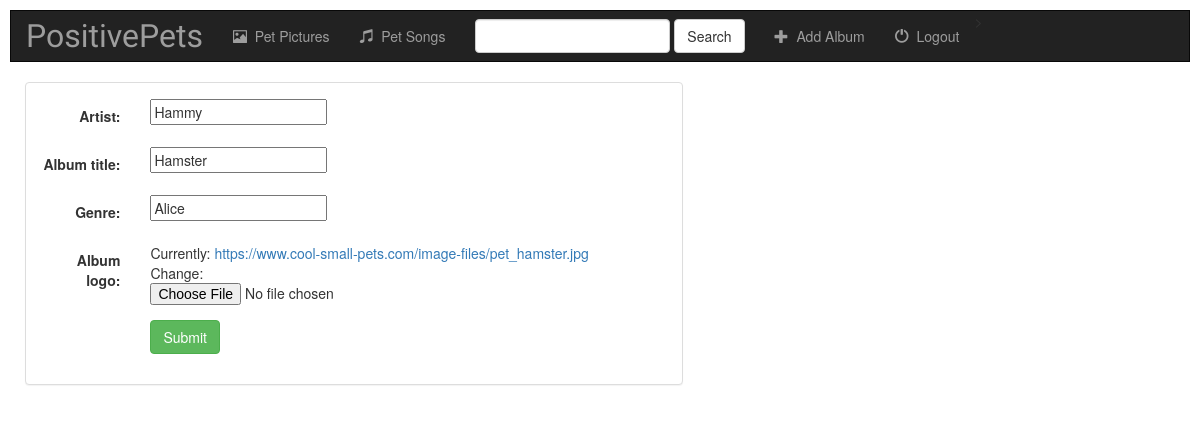
/music/album/1/, run on an earlier commit of the app's database.
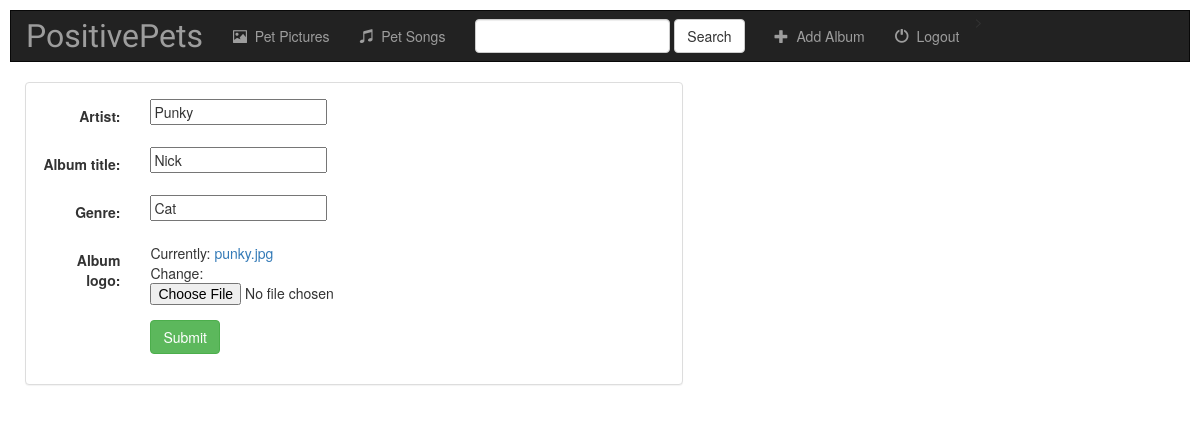
And on a later commit of the database.
### music/models.py (models this page shows, shortened)
class Album(models.Model):
    artist = models.CharField(max_length=250)
    album_title = models.CharField(max_length=500)
    genre = models.CharField(max_length=100)
    album_logo = models.FileField()

### music/views.py (the view)
# urls.py: url(r'album/(?P<pk>[0-9]+)/$', views.AlbumUpdate.as_view(), name='album-update'),
class AlbumUpdate(UpdateView):
    model = Album
    fields = ['artist', 'album_title', 'genre', 'album_logo']

### music/templates/music/album_form.html (shortened to what this page needs)
{% extends 'music/base.html' %}
{% block body %}
<div class="container-fluid">
    <div class="row">
        <div class="col-sm-we col-md-7">
            <div class="panel panel-default">
                <div class="panel-body">
                    <form class="form-horizontal" action="" method="post" enctype="multipart/form-data">
                        {% include 'music/form-template.html' %}
                        <div class="form-group">
                            <div class="col-sm-offset-2 col-sm-10">
                                <button type="submit" class="btn btn-success">Submit</button>
                            </div>
                        </div>
                    </form>
                </div>
            </div>
        </div>
    </div>
</div>
{% endblock %}

### music/templates/music/form-template.html (shortened to what this page needs)
{% for field in form %}
    <div class="form-group">
        <div class="col-sm-offset-2 col-sm-10">
        </div>
        <label class="control-label col-sm-2">{{ field.label_tag }} </label>
        <div class="col-sm-10">{{ field }}</div>
    </div>
{% endfor %}

What changed in the data, as far as the page shows it:
changed Album: artist "Hammy" → "Punky"; album_title "Hamster" → "Nick"; genre "Alice" → "Cat"
Also different on the page:
text no longer shown: "Currently: https://www.cool-small-pets.com/image-files/pet_hamster.jpg Change:"
text now shown: "Currently: punky.jpg Change:"
